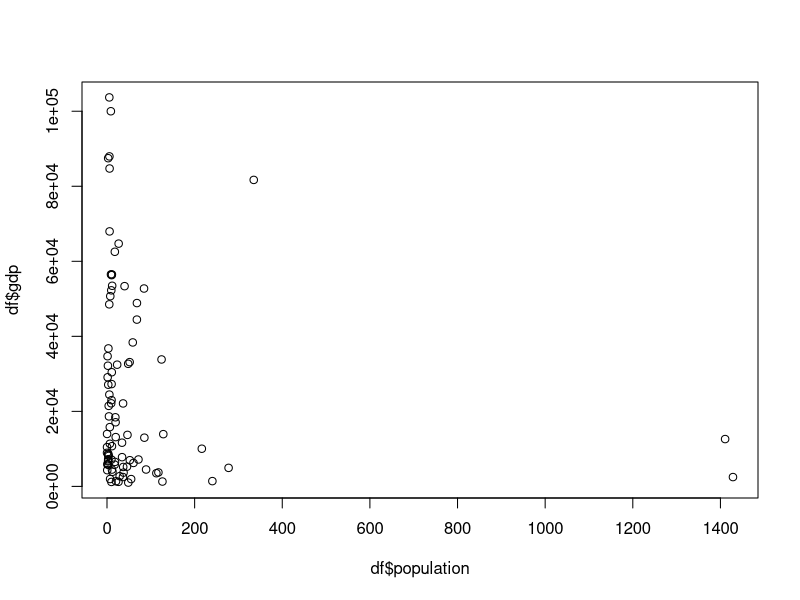
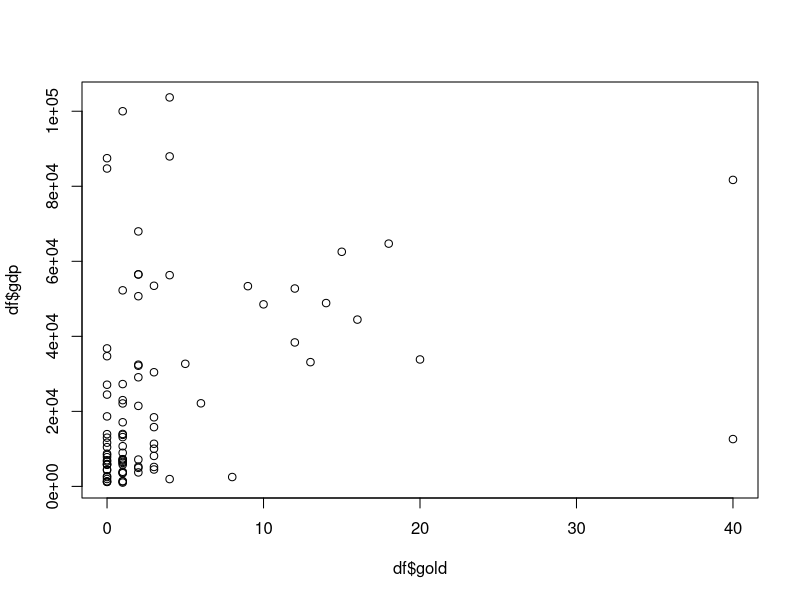

Write R code to recreate these figures, in order.
setwd("/home/ahmad/Desktop/2023_2024/ClusterData/Project")


required_packages <- c("lmerTest", "MuMIn", "Matrix", "lme4")
packages_to_install <- required_packages[!(required_packages %in% installed.packages()[,"Package"])]


if (length(packages_to_install) > 0) {
  install.packages(packages_to_install)
}

# Load all required packages
lapply(required_packages, require, character.only = TRUE)

########################################################
########################################################


library(Matrix)
library(lme4)
library(stats)



df <- read.csv("olympics-economics.csv")
attach(df)
plot(df$population, df$gdp)


plot(df$gold, df$gdp)


head(df)


# Standardize predictor variables
df$gold_std <- scale(df$gold)
df$silver_std <- scale(df$silver)
df$bronze_std <- scale(df$bronze)
df$gdp_std <- scale(df$gdp)
df$population_std <- scale(df$population)

# Fit the GLMM with standardized variables
model <- glmer(total ~ gold_std + silver_std + bronze_std + gdp_std + population_std + (1 | country_code), data = df, family = poisson)

summary(model)
